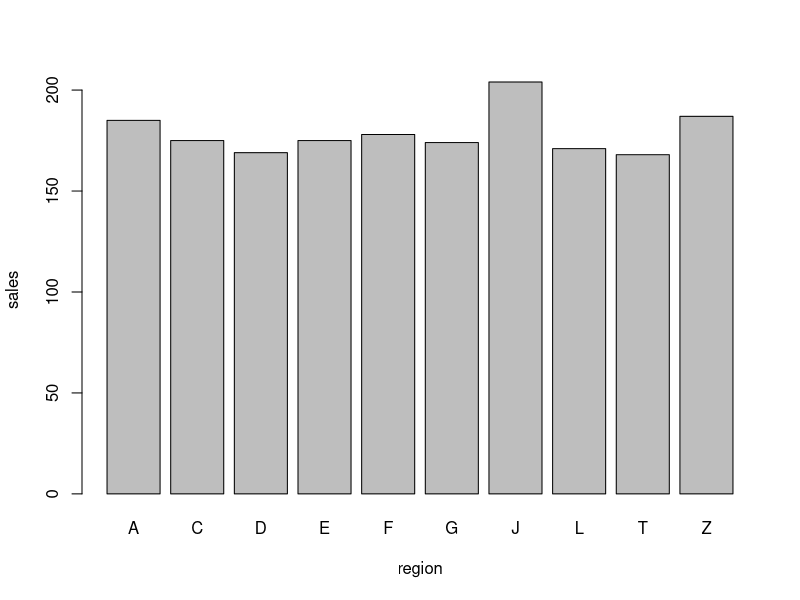

Here is the R script that generated this plot: (Note: this script raises an error after producing the figure.)
## ---- chunk 1
day <- as.integer(format(Sys.Date(), "%d"))
sales_dat <- data.frame(
    region = rep(LETTERS, each = 10), 
    sales = rpois(26 * 10, day)
)

knitr::kable(head(sales_dat, 20))
## ---- chunk 2
sales_sum <- aggregate(sales ~ region, data = sales_dat, sum)

top_10_regions <- head(sales_sum[order(-sales_sum$sales), ], 10)

barplot(sales ~ region, data = top_10_regions)
## ---- chunk 3
mod <- lm(sales ~ region, data = sales_dat)

region_cfs <- mod$coefficients[-1]
max_idx <- which.max(region_coefs)
